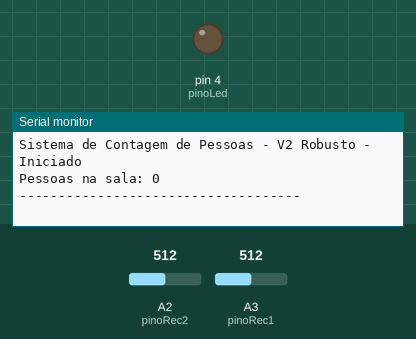
This sketch was run on a simulated Arduino Uno, built with avr-gcc and run on an emulated ATmega328P. On the bench: output pins drawn as LEDs (lit = HIGH), the last lines printed to the serial monitor. The test bench sets the inputs (shaded band); at power-on: A2 (pinoRec2) = 512, A3 (pinoRec1) = 512.

Above: at 1.2 s.
1.3 s: A2 (pinoRec2) set to 90
At 2.6 s:
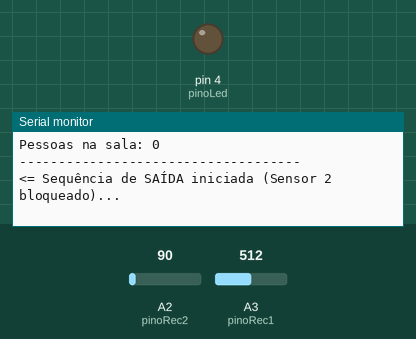
4.3 s: A3 (pinoRec1) set to 90
At 5.4 s:
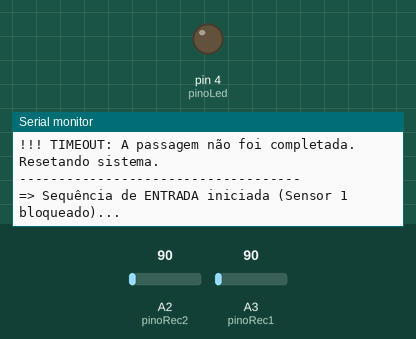

The sketch:

prototipo.ino
```cpp
// --- Pinos ---
const int pinoRec1 = A3; // Sensor 1
const int pinoRec2 = A2; // Sensor 2
const int pinoLed = 4;   // LED que indica se a sala está ocupada

// --- Parâmetros de Detecção ---
const int LIMIAR = 100; // Desobstruido fica em torno de 300, bloqueado cai para menos de 30, então 100 é seguro

// --- Variáveis de Lógica e Estado ---
int contadorPessoas = 0;

// Estados ATUAIS dos sensores: false = livre, true = bloqueado
bool estadoAtualSensor1 = false;
bool estadoAtualSensor2 = false;

// Estados ANTERIORES dos sensores (para detectar a mudança)
bool ultimoEstadoSensor1 = false;
bool ultimoEstadoSensor2 = false;

// Variável para controlar a sequência de passagem
// 0: Ninguém passando, sistema pronto
// 1: Aguardando o sensor 2 ser bloqueado (iniciou uma entrada)
// 2: Aguardando o sensor 1 ser bloqueado (iniciou uma saída)
int estadoPassagem = 0;

// Controle de tempo para evitar detecções falsas ou sequências travadas
unsigned long tempoInicioPassagem;
const long TIMEOUT_PASSAGEM = 2000; // 2 segundos de tempo máximo para cruzar os dois sensores (por enquanto de teste, vamos ajustar )

void setup() {
  Serial.begin(9600);

  pinMode(pinoRec1, INPUT);
  pinMode(pinoRec2, INPUT);
  pinMode(pinoLed, OUTPUT);

  digitalWrite(pinoLed, LOW);

  Serial.println("Sistema de Contagem de Pessoas - V2 Robusto - Iniciado");
  Serial.print("Pessoas na sala: ");
  Serial.println(contadorPessoas);
  Serial.println("------------------------------------");
}

void loop() {
  // 1. Leitura dos sensores e definição do estado ATUAL
  estadoAtualSensor1 = (analogRead(pinoRec1) < LIMIAR);
  estadoAtualSensor2 = (analogRead(pinoRec2) < LIMIAR);

  // 2. Lógica principal baseada na MUDANÇA de estado (de livre para bloqueado)

  // Se estivermos esperando o início de uma passagem (estado 0)
  if (estadoPassagem == 0) {
    // Se o sensor 1 ACABOU de ser bloqueado (antes estava livre)
    if (estadoAtualSensor1 && !ultimoEstadoSensor1) {
      estadoPassagem = 1; // Sequência de ENTRADA iniciada
      tempoInicioPassagem = millis();
      Serial.println("=> Sequência de ENTRADA iniciada (Sensor 1 bloqueado)...");
    }
    // Senão, se o sensor 2 ACABOU de ser bloqueado
    else if (estadoAtualSensor2 && !ultimoEstadoSensor2) {
      estadoPassagem = 2; // Sequência de SAÍDA iniciada
      tempoInicioPassagem = millis();
      Serial.println("<= Sequência de SAÍDA iniciada (Sensor 2 bloqueado)...");
    }
  }

  // Se uma sequência de ENTRADA já começou (estado 1)
  else if (estadoPassagem == 1) {
    // E o sensor 2 ACABOU de ser bloqueado
    if (estadoAtualSensor2 && !ultimoEstadoSensor2) {
      contadorPessoas++;
      Serial.print("ENTROU UMA PESSOA! Total na sala: ");
      Serial.println(contadorPessoas);
      // Reseta o sistema para a próxima pessoa
      estadoPassagem = 0;
      Serial.println("...Sistema pronto para nova contagem.");
      Serial.println("------------------------------------");
    }
  }

  // Se uma sequência de SAÍDA já começou (estado 2)
  else if (estadoPassagem == 2) {
    // E o sensor 1 ACABOU de ser bloqueado
    if (estadoAtualSensor1 && !ultimoEstadoSensor1) {
      if (contadorPessoas > 0) {
        contadorPessoas--;
      }
      Serial.print("SAIU UMA PESSOA! Total na sala: ");
      Serial.println(contadorPessoas);
      // Reseta o sistema para a próxima pessoa
      estadoPassagem = 0;
      Serial.println("...Sistema pronto para nova contagem.");
      Serial.println("------------------------------------");
    }
  }

  // 3. Lógica de Timeout
  // Se uma passagem começou mas não terminou em um tempo razoável
  if ((estadoPassagem == 1 || estadoPassagem == 2) && (millis() - tempoInicioPassagem > TIMEOUT_PASSAGEM)) {
    Serial.println("!!! TIMEOUT: A passagem não foi completada. Resetando sistema.");
    Serial.println("------------------------------------");
    estadoPassagem = 0; // Reseta a máquina de estados
  }

  // 4. Controle do LED
  if (contadorPessoas > 0) {
    digitalWrite(pinoLed, HIGH);
  } else {
    digitalWrite(pinoLed, LOW);
  }

  // 5. ATUALIZAÇÃO DOS ESTADOS ANTERIORES - ESSENCIAL!
  // Prepara as variáveis para a próxima iteração do loop
  ultimoEstadoSensor1 = estadoAtualSensor1;
  ultimoEstadoSensor2 = estadoAtualSensor2;

  delay(20); // Um pequeno delay para estabilidade
}
```

Measured:
- after the input at 1.3 s, the serial monitor: prints a new line at once (image 1)
- after the input at 4.3 s, the serial monitor: prints a new line at once (image 2)
